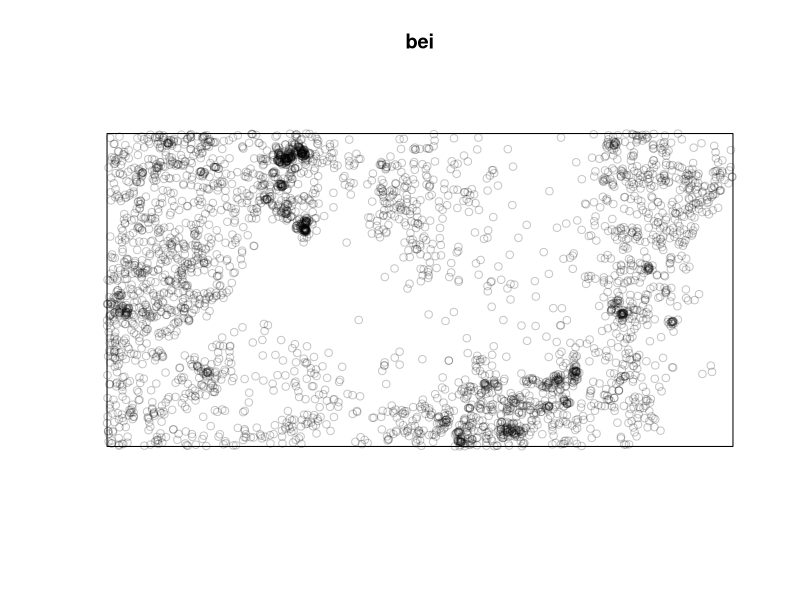
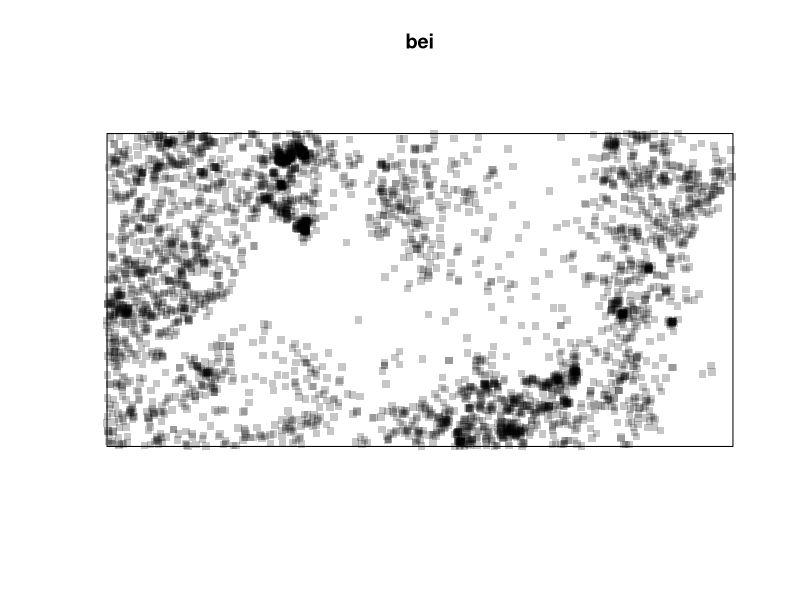
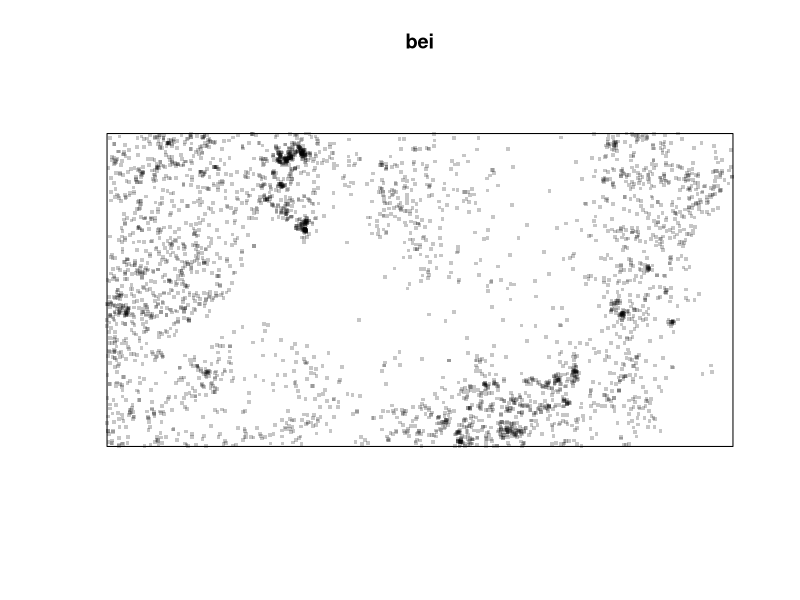
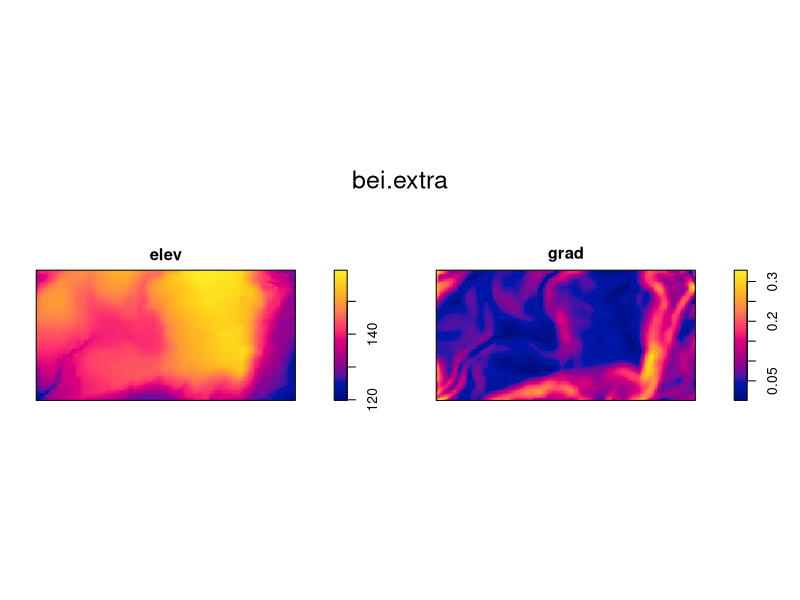
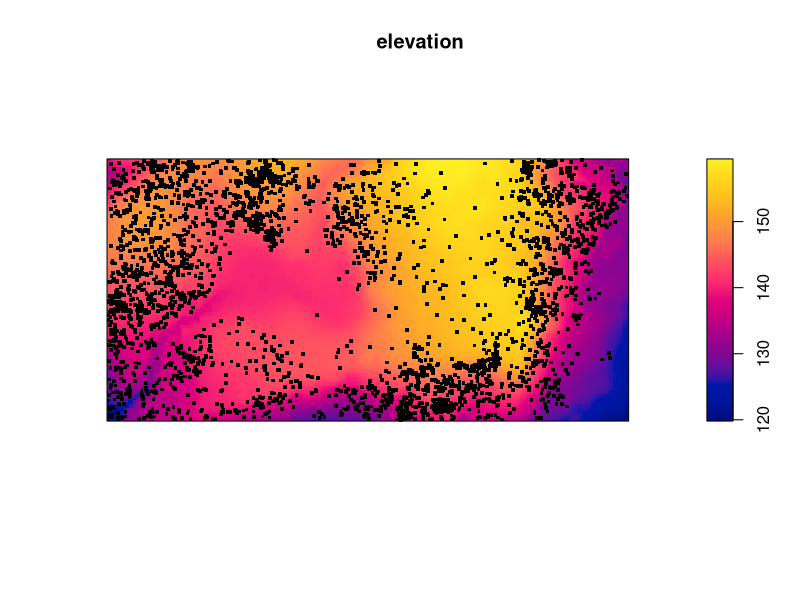
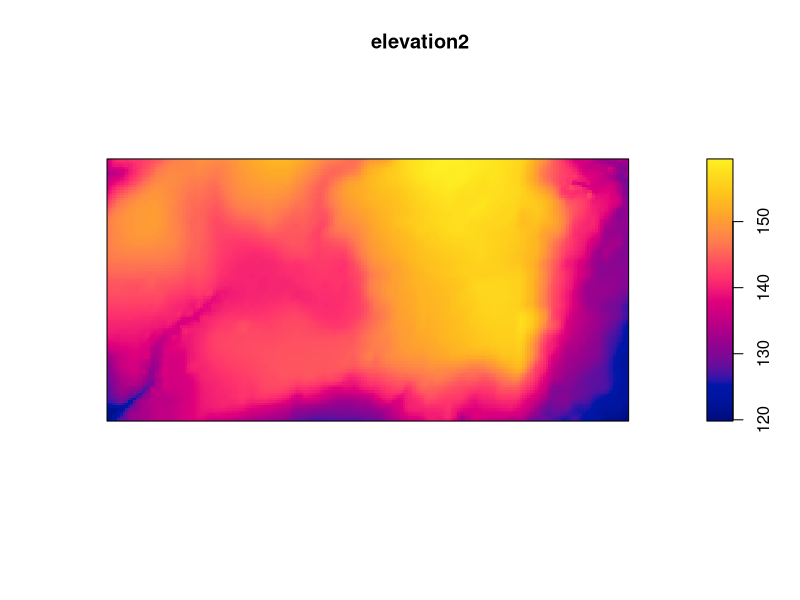
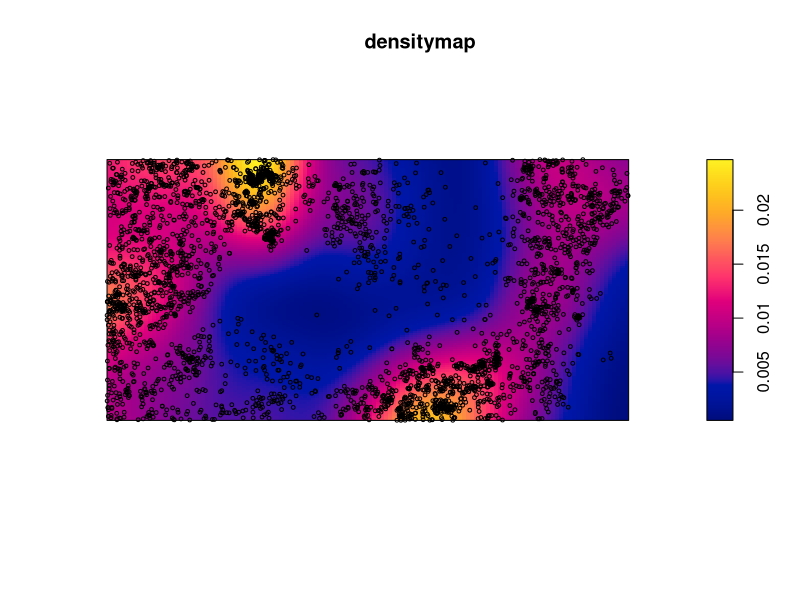
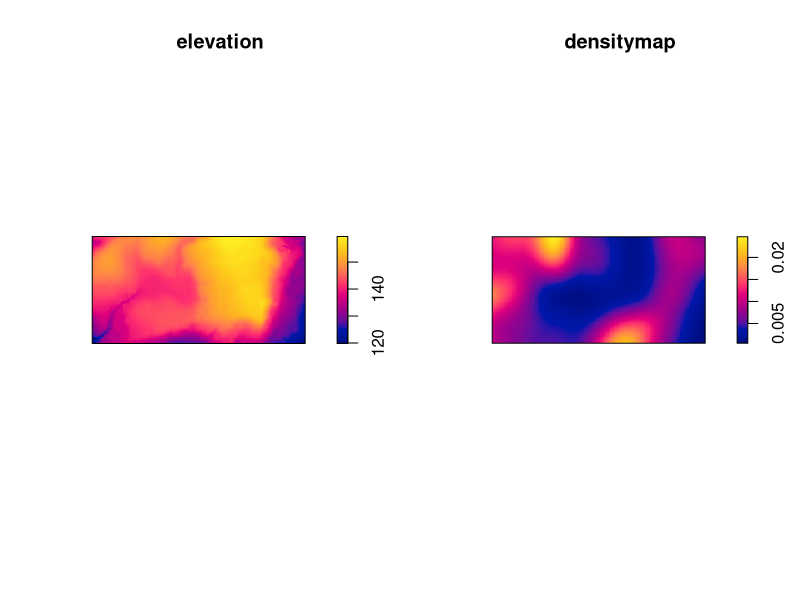

These figures' R source, in order:
# R code for population density

#intsall.packages("spatstat")
library(spatstat)

# Recall  data
bei

# Looking at the points in space
plot(bei)
plot(bei, pch=15)
plot(bei, pch=15, cex=.5)

# Drivers
bei.extra

# Plotting variables
plot(bei.extra)

# Subsetting a dataset: NEW CONCEPT!
# There are two different methods to make a subset:

# first: name of the variable and the $ symbol
elevation <- bei.extra$elev
plot(elevation)
points(bei, pch=15, cex=.5)

# second: subset by the number of the layer [] for tables, and [[]] for map layers
elevation2 <- bei.extra[[1]]
plot(elevation2)
# In case bei.extra was a table: bei.extra[1]

# Creating our first map!
densitymap <- density(bei)
plot(densitymap)
# Plotting the points ontop of the density map
points(bei, cex=.5)

# New concept!: MULTIFRAME!
# Creating the multiframe
par(mfrow=c(1,2))
plot(elevation)
plot(densitymap)

# Exercise: Put the elevation map ontop of the densitymap
par(mfrow=c(2,1))
plot(elevation)
plot(densitymap)

# If you get any graphical issue here is your friend: dev.off()

# Change colors in our maps
cl <- colorRampPalette(c("magenta1", "green", "mediumpurple"))
plot(densitymap, col=cl)

# Nuances
cl3 <- colorRampPalette(c("magenta1", "green", "mediumpurple"))(3)
plot(densitymap, col=cl3)

cl10 <- colorRampPalette(c("magenta1", "green", "mediumpurple"))(10)
plot(densitymap, col=cl10)

cl100 <- colorRampPalette(c("magenta1", "green", "mediumpurple"))(100)
plot(densitymap, col=cl100)

# Exercise: make a multiframe with the map with 10 nuances ontop of that with 100
par(mfrow=c(2,1))
plot(densitymap, col=cl10)
plot(densitymap, col=cl100)
